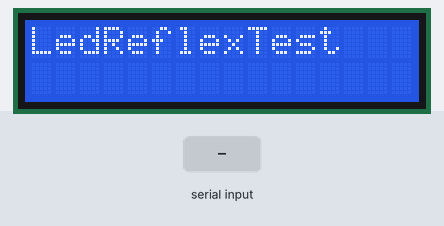
A sketch run on a simulated Arduino Uno, built with avr-gcc and run on an emulated ATmega328P. Parts: 16×2 character LCD. Inputs (shaded band) come from the test bench.

Above: at 1.2 s.
1.3 s: "SCORE:\n" received over the second serial link
At 2.5 s:
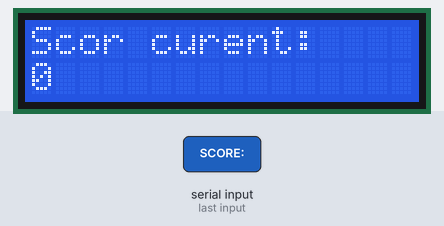
2.8 s: "SCORE:90\n" received over the second serial link
At 3.9 s:
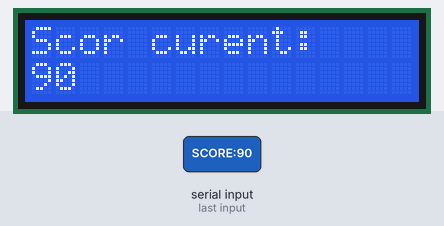
Timing chart, 0 to 5.8 s (numbered marks = the images above; inputs shaded):
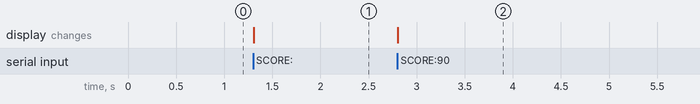

Measured:
- after the input at 1.3 s, the display: changes at once (image 1)
- after the input at 2.8 s, the display: changes at once (image 2)

The sketch:

placa2.ino
```cpp
#include <LiquidCrystal.h>
#include <SoftwareSerial.h>

//pinii LCD
const int rs = 2, en = 3, d4 = 4, d5 = 5, d6 = 6, d7 = 7;
LiquidCrystal lcd(rs, en, d4, d5, d6, d7);

//SoftwareSerial: RX=A0, TX=A1
SoftwareSerial mySerial2(A0, A1);

//buffer pentru datele primite
String incomingData = "";

void setup() {
  lcd.begin(16, 2);
  lcd.clear();
  lcd.print("LedReflexTest");
  mySerial2.begin(9600);
}

void loop() {
  //Citim caracterele din serial, non-blocant
  while (mySerial2.available() > 0) {
    char c = mySerial2.read();
    if (c == '\n' || c == '\r') {
      //avem un sfarsit de linie
      if (incomingData.length() > 0) {
        parseMessage(incomingData);
        incomingData = "";
      }
    } else {
      //construim sirul
      incomingData += c;
    }
  }
}

// Functie de parse
void parseMessage(const String &msg) {
  // Cautam "SCORE:"
  if (msg.startsWith("SCORE:")) {
    //extragem valoarea
    String val = msg.substring(6);
    int scoreValue = val.toInt();
    //afisam pe LCD
    lcd.clear();
    lcd.print("Scor curent: ");
    lcd.setCursor(0,1);
    lcd.print(scoreValue);
  }
}
```
